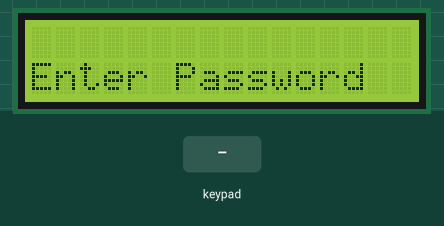
This sketch was run on a simulated Arduino Uno, built with avr-gcc and run on an emulated ATmega328P. Parts: 16×2 character LCD. Inputs (shaded band) come from the test bench.

Above: at 1.2 s.
1.3 s: keypad keys 5 6 7 8 # pressed 0.4 s apart
At 3.4 s:
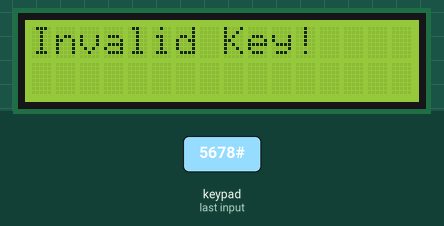
5.4 s: key 'A' pressed
7.9 s: key '7' pressed
At 8.5 s:
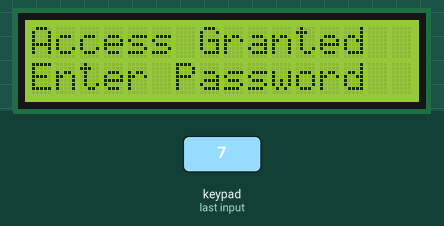
9.4 s: key 'B' pressed
At 11.7 s:
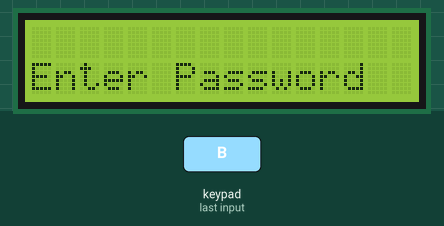
Timing chart, 0 to 12.9 s (numbered marks = the images above; inputs shaded):
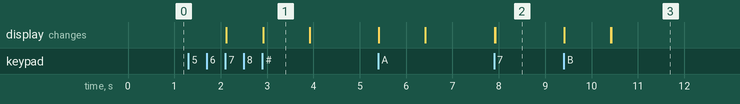

Measured:
- after the input at 1.3 s, the display: first changes after 0.81 s (image 1 shows a later state)
- after the input at 7.9 s, the display: first changes at once (image 2 shows a later state)
- after the input at 9.4 s, the display: first changes at once (image 3 shows a later state)
- what the display in image 1 shows lasts 1.0 s, from 2.9 s to 3.9 s

The sketch:

password-manager.ino
```cpp
#include <LiquidCrystal.h>
#include <Keypad.h>

char* password ="77"; //create a password
int flag=0;
const byte rows = 4; //number of the keypad's rows and columns
const byte cols = 4;
int i=0;
char keyMap [rows] [cols] = { //define the cymbols on the buttons of the keypad password
  {'1', '2', '3', 'A'},
  {'4', '5', '6', 'B'},
  {'7', '8', '9', 'C'},
  {'*', '0', '#', 'D'}
};

byte rowPins [rows] = {1, 2, 3, 4}; //pins of the keypad
byte colPins [cols] = {5, 6, 7, 8};

Keypad myKeypad = Keypad( makeKeymap(keyMap), rowPins, colPins, rows, cols);

LiquidCrystal lcd (A0, A1, A2, A3, A4, A5); // pins of the LCD. (RS, E, D4, D5, D6, D7)

void setup(){

  lcd.begin(16, 2);
}

void loop(){

  char whichKey = myKeypad.getKey(); //define which key is pressed with getKey

  lcd.setCursor(0, 1);
  lcd.print("Enter Password");

  if(whichKey == '*' || whichKey == '#' || whichKey == 'A' ||       //define invalid keys
  whichKey == 'B' || whichKey == 'C' || whichKey == 'D')

  {
	i=0;
    lcd.clear();
    lcd.setCursor(0, 0);
    lcd.print("Invalid Key!");
    delay(1000);
    lcd.clear();
  }


  else if (whichKey == password[i] )
  {		lcd.clear();
          lcd.print("Access Granted");
}
}
```
